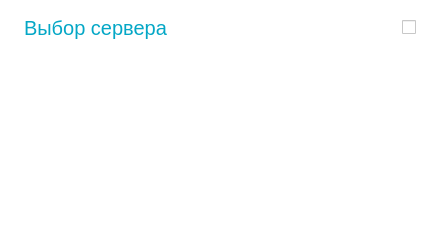
            <widget class="QWidget" name="bgServers" native="true">
             <property name="minimumSize">
              <size>
               <width>440</width>
               <height>60</height>
              </size>
             </property>
             <property name="maximumSize">
              <size>
               <width>440</width>
               <height>300</height>
              </size>
             </property>
             <property name="styleSheet">
              <string notr="true">background-color: rgb(255, 255, 255);</string>
             </property>
             <layout class="QVBoxLayout" name="verticalLayout">
              <property name="spacing">
               <number>2</number>
              </property>
              <property name="leftMargin">
               <number>24</number>
              </property>
              <property name="topMargin">
               <number>16</number>
              </property>
              <property name="rightMargin">
               <number>24</number>
              </property>
              <property name="bottomMargin">
               <number>16</number>
              </property>
              <item>
               <layout class="QHBoxLayout" name="horizontalLayout_6">
                <property name="spacing">
                 <number>0</number>
                </property>
                <item>
                 <widget class="QLabel" name="lbLocationFlag">
                  <property name="sizePolicy">
                   <sizepolicy hsizetype="Fixed" vsizetype="Fixed">
                    <horstretch>0</horstretch>
                    <verstretch>0</verstretch>
                   </sizepolicy>
                  </property>
                  <property name="minimumSize">
                   <size>
                    <width>0</width>
                    <height>0</height>
                   </size>
                  </property>
                  <property name="maximumSize">
                   <size>
                    <width>0</width>
                    <height>0</height>
                   </size>
                  </property>
                  <property name="styleSheet">
                   <string notr="true">padding-left: 3px;
padding-right: 2px;
background-color: rgb(255, 255, 255);</string>
                  </property>
                  <property name="text">
                   <string/>
                  </property>
                  <property name="scaledContents">
                   <bool>true</bool>
                  </property>
                 </widget>
                </item>
                <item>
                 <widget class="QLabel" name="lbServerName">
                  <property name="sizePolicy">
                   <sizepolicy hsizetype="Expanding" vsizetype="Preferred">
                    <horstretch>0</horstretch>
                    <verstretch>0</verstretch>
                   </sizepolicy>
                  </property>
                  <property name="styleSheet">
                   <string notr="true">color: rgb(4, 167, 198);

font:20px;</string>
                  </property>
                  <property name="text">
                   <string>Выбор сервера</string>
                  </property>
                 </widget>
                </item>
                <item>
                 <widget class="QCheckBox" name="cbServersListVisible">
                  <property name="focusPolicy">
                   <enum>Qt::NoFocus</enum>
                  </property>
                  <property name="styleSheet">
                   <string notr="true">QCheckBox::indicator:checked {
    image: url(:/pics/drop-down_icon_mainscreen\@3x.png);
}

QCheckBox::indicator:unchecked {
    image: url(:/pics/drop-up_icon_mainscreen\@3x.png);
}</string>
                  </property>
                  <property name="text">
                   <string/>
                  </property>
                 </widget>
                </item>
               </layout>
              </item>
              <item>
               <widget class="QListWidget" name="cbUpstream">
                <property name="focusPolicy">
                 <enum>Qt::NoFocus</enum>
                </property>
                <property name="styleSheet">
                 <string notr="true">#cbUpstream  {
	color: rgb(4, 167, 198);
	border: none;
 	font: 20px;
}

</string>
                </property>
                <property name="iconSize">
                 <size>
                  <width>45</width>
                  <height>30</height>
                 </size>
                </property>
                <property name="gridSize">
                 <size>
                  <width>0</width>
                  <height>30</height>
                 </size>
                </property>
               </widget>
              </item>
             </layout>
            </widget>
